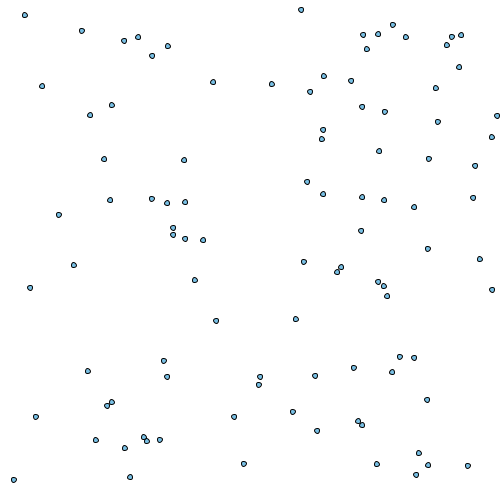
Frame 1 (no input)
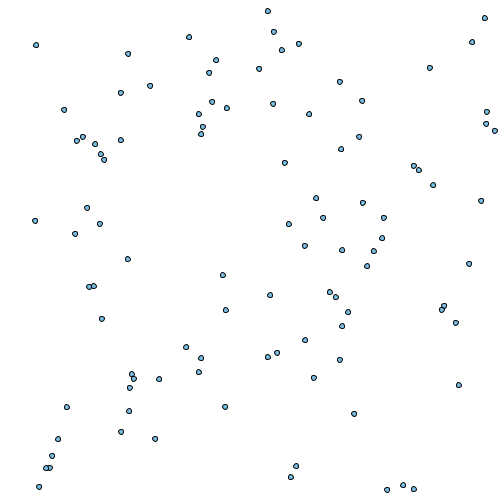
Frame 60 (the mouse pressed at the canvas centre just before this capture)
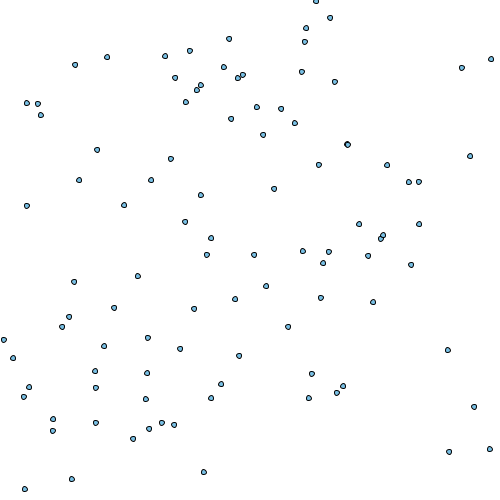
Frame 120 (the mouse held since frame 60 and released just before this capture)

The Processing sketch that drew these frames (run headless with seeded random() and noise(); from frame 60 on, the mouse is pressed at the canvas centre):

// Processing sketch: sketch_08160830_1122_balls_game
// ── sketch_08160830_1122_balls_game.pde
class Ball{
 float x,y,vx,vy;
 boolean dead;
 Ball(){//建構同名的東西
   reborn();
 }
 void reborn(){
 x= random(500);
 y= random(500);
 vx= random(-2,2);
 vy= random(-2,2);
 dead = false;
}
void draw(){
  if (dead==true)return;
  fill(#78C0E5);
  ellipse(x,y,5,5);
 if(dist(mouseX,mouseY,x,y)<5){
   dead=true;
   gameOver=true;
 }
 x= x+vx;
 y=y+vy;

 if(y>500||y<0)reborn();
 if(x>500||x<0)reborn();
}
}
Ball []balls;
void setup(){
  size(500,500);
  balls =new Ball[99];
  for(int i=0;i<99;i++){
    balls[i]= new Ball();
  }
}
boolean gameOver=false;
void draw(){
  background(255);
  for(int i=0;i<99;i++){
    balls[i].draw();
    if(gameOver)background(256);
  }
}
